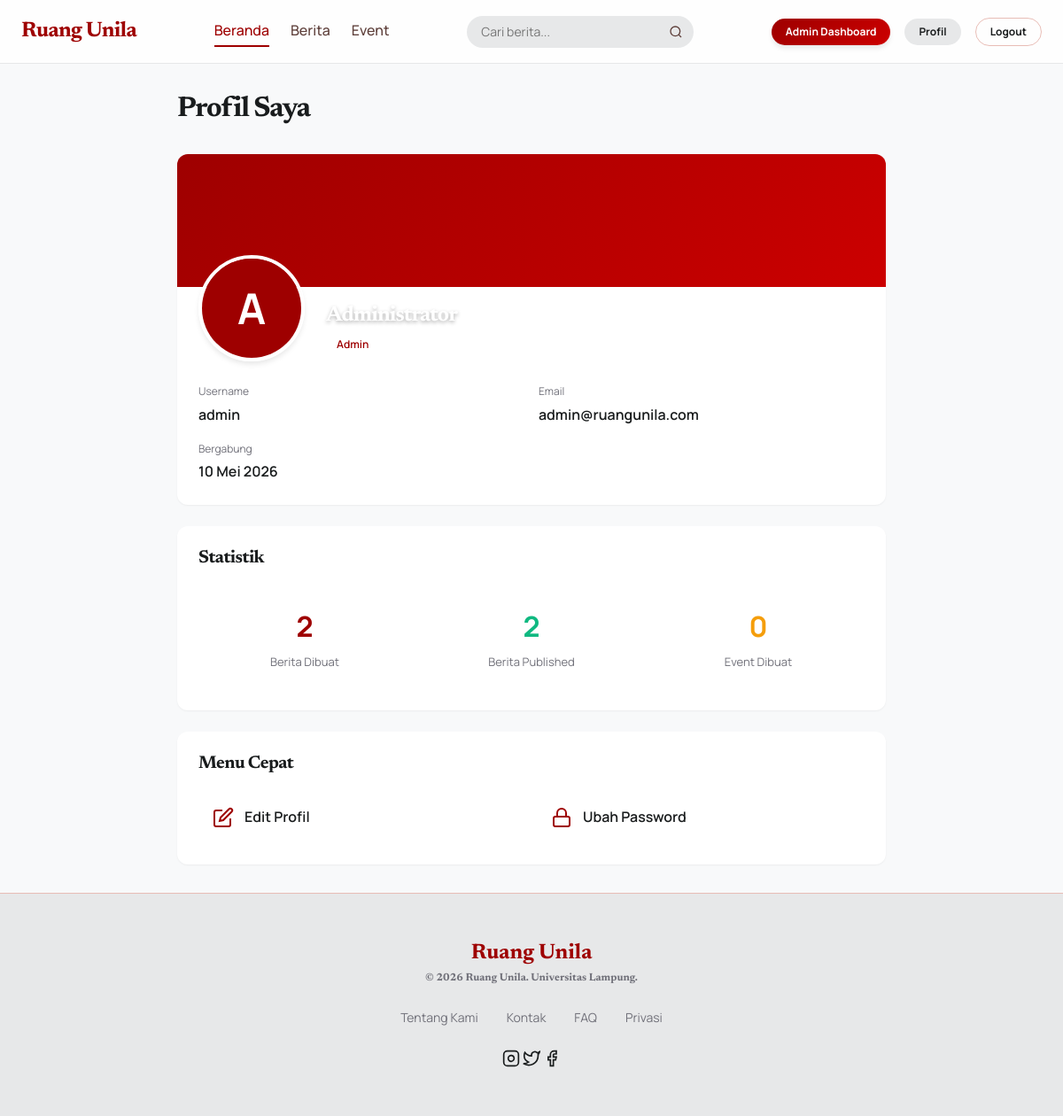
The app's page /modules/profile/index.php (signed in) with its own data.
### tables this page shows
CREATE TABLE IF NOT EXISTS users (
    user_id INT PRIMARY KEY AUTO_INCREMENT,
    username VARCHAR(50) NOT NULL UNIQUE,
    email VARCHAR(100) NOT NULL UNIQUE,
    password VARCHAR(255) NOT NULL,
    full_name VARCHAR(100) NOT NULL,
    role ENUM('admin', 'organisasi', 'mahasiswa') NOT NULL DEFAULT 'mahasiswa',
    profile_photo VARCHAR(255) DEFAULT NULL,
    phone VARCHAR(20) DEFAULT NULL,
    bio TEXT DEFAULT NULL,
    status ENUM('active', 'inactive') NOT NULL DEFAULT 'active',
    created_at TIMESTAMP DEFAULT CURRENT_TIMESTAMP,
    updated_at TIMESTAMP DEFAULT CURRENT_TIMESTAMP ON UPDATE CURRENT_TIMESTAMP,
    
    INDEX idx_username (username),
    INDEX idx_email (email),
    INDEX idx_role (role),
    INDEX idx_status (status)
);

### config/database.php (called while the page is built, shortened)
<?php
class Database {
    private string $host = "localhost";
    private string $db_name = "ruangunila";
    private string $username = "root";
    private string $password = "";
    private string $charset = "utf8mb4";
    public ?PDO $conn = null;
    private static ?Database $instance = null;
    private function __construct() {
        $this->host = $_ENV['DB_HOST'] ?? $this->host;
        $this->db_name = $_ENV['DB_NAME'] ?? $this->db_name;
        $this->username = $_ENV['DB_USER'] ?? $this->username;
        $this->password = $_ENV['DB_PASS'] ?? $this->password;
    }
    public static function getInstance(): Database {
        if (self::$instance === null) {
            self::$instance = new self();
        }
        return self::$instance;
    }
    public function getConnection(): ?PDO {
        if ($this->conn !== null) {
            return $this->conn;
        }
        try {
            $dsn = "mysql:host={$this->host};dbname={$this->db_name};charset={$this->charset}";
            $options = [
                PDO::ATTR_ERRMODE            => PDO::ERRMODE_EXCEPTION,
                PDO::ATTR_DEFAULT_FETCH_MODE => PDO::FETCH_ASSOC,
                PDO::ATTR_EMULATE_PREPARES   => false,
                PDO::ATTR_PERSISTENT         => true,
            ];
            $this->conn = new PDO($dsn, $this->username, $this->password, $options);
            $this->conn->exec("SET NAMES '{$this->charset}' COLLATE '{$this->charset}_unicode_ci'");
            return $this->conn;
        } catch (PDOException $e) {
            error_log("Database Connection Error: {$e->getMessage()}");
            if (defined('APP_ENV') && APP_ENV === 'development') {
                die("Database connection failed: {$e->getMessage()}");
            }
            die("Database connection failed. Please try again later.");
            return null;
        }
    }
    public function executeQuery(string $sql, array $params = []): ?PDOStatement {
        try {
            $pdo = $this->getConnection();
            $stmt = $pdo->prepare($sql);
            $stmt->execute($params);
            return $stmt;
        } catch (PDOException $e) {
            error_log("Query execution error: {$e->getMessage()}");
            return null;
        }
    }
    public function fetchOne(string $sql, array $params = []): ?array {
        $stmt = $this->executeQuery($sql, $params);
        if ($stmt) {
            return $stmt->fetch() ?: null;
        }
        return null;
    }
}
?>

### includes/functions.php (called while the page is built, shortened)
<?php
function url(string $path = ''): string {
    return APP_URL . '/' . ltrim($path, '/');
}
function formatDate(string $date, ?string $format = null): string {
    $timestamp = strtotime($date);
    $months = [
        1 => 'Januari', 2 => 'Februari', 3 => 'Maret',
        4 => 'April', 5 => 'Mei', 6 => 'Juni',
        7 => 'Juli', 8 => 'Agustus', 9 => 'September',
        10 => 'Oktober', 11 => 'November', 12 => 'Desember'
    ];
    $day = date('d', $timestamp);
    $month = $months[(int)date('m', $timestamp)];
    $year = date('Y', $timestamp);
    return "$day $month $year";
}
?>

### modules/profile/index.php (the view, shortened to what this page needs)
<?php
require_once APP_ROOT . '/config/database.php';
require_once APP_ROOT . '/includes/functions.php';
$db = Database::getInstance();
$userId = $_SESSION['user_id'];
$sql = "SELECT user_id, username, email, full_name, role, profile_photo, phone, bio, created_at
        FROM users
        WHERE user_id = :user_id
        LIMIT 1";
$user = $db->fetchOne($sql, [':user_id' => $userId]);
$stats = [];
if ($user['role'] === 'organisasi' || $user['role'] === 'admin') {
    $newsSql = "SELECT COUNT(*) as total FROM news WHERE author_id = :user_id";
    $newsResult = $db->fetchOne($newsSql, [':user_id' => $userId]);
    $stats['news_count'] = $newsResult ? (int) $newsResult['total'] : 0;
    $publishedSql = "SELECT COUNT(*) as total FROM news WHERE author_id = :user_id AND status = 'published'";
    $publishedResult = $db->fetchOne($publishedSql, [':user_id' => $userId]);
    $stats['news_published'] = $publishedResult ? (int) $publishedResult['total'] : 0;
    $eventSql = "SELECT COUNT(*) as total FROM events WHERE organizer_id = :user_id";
    $eventResult = $db->fetchOne($eventSql, [':user_id' => $userId]);
    $stats['event_count'] = $eventResult ? (int) $eventResult['total'] : 0;
}
include APP_ROOT . '/includes/header.php';
?>
<div class="container" style="padding: 32px 0; max-width: 800px; margin: 0 auto;">
    <h1 style="font-family: var(--font-heading); font-size: 32px; margin-bottom: 32px;">
        Profil Saya
    </h1>
    <div style="background: white; border-radius: 12px; overflow: hidden; box-shadow: var(--shadow-sm); margin-bottom: 24px;">
        <div style="height: 150px; background: linear-gradient(135deg, var(--color-primary) 0%, var(--color-primary-light) 100%);"></div>
        <div style="padding: 24px; margin-top: -60px;">
            <div style="display: flex; align-items: flex-end; gap: 24px; margin-bottom: 24px;">
                <div style="width: 120px; height: 120px; border-radius: 50%; overflow: hidden; border: 4px solid white; box-shadow: var(--shadow-md); background: var(--color-bg);">
                    <?php if ($user['profile_photo']): ?>
                        <img src="<?= url('assets/images/uploads/profile/' . $user['profile_photo']) ?>"
                             alt="<?= htmlspecialchars($user['full_name']) ?>"
                             style="width: 100%; height: 100%; object-fit: cover;">
                    <?php else: ?>
                        <div style="width: 100%; height: 100%; display: flex; align-items: center; justify-content: center; background: var(--color-primary); color: white; font-size: 48px; font-weight: 700;">
                            <?= strtoupper(substr($user['full_name'], 0, 1)) ?>
                        </div>
                    <?php endif; ?>
                </div>
                <div style="flex: 1; padding-bottom: 8px;">
                    <h2 style="font-size: 24px; margin-bottom: 4px; color: white; text-shadow: 0 2px 4px rgba(0,0,0,0.3);">
                        <?= htmlspecialchars($user['full_name']) ?>
                    </h2>
                    <span style="background: white; color: var(--color-primary); padding: 4px 12px; border-radius: 20px; font-size: 12px; font-weight: 600;">
                        <?= ucfirst($user['role']) ?>
                    </span>
                </div>
                <a href="<?= url('modules/profile/edit.php') ?>" class="btn btn-outline" style="border-color: white; color: white;">
                </a>
            </div>
            <div style="display: grid; grid-template-columns: repeat(2, 1fr); gap: 16px;">
                <div>
                    <div style="font-size: 12px; color: var(--color-text-muted); margin-bottom: 4px;">Username</div>
                    <div style="font-weight: 600;"><?= htmlspecialchars($user['username']) ?></div>
                </div>
                <div>
                    <div style="font-size: 12px; color: var(--color-text-muted); margin-bottom: 4px;">Email</div>
                    <div style="font-weight: 600;"><?= htmlspecialchars($user['email']) ?></div>
                </div>
                <div>
                    <div style="font-size: 12px; color: var(--color-text-muted); margin-bottom: 4px;">Bergabung</div>
                    <div style="font-weight: 600;"><?= formatDate($user['created_at']) ?></div>
                </div>
            </div>
        </div>
    </div>
    <?php if (count($stats) > 0): ?>
    <div style="background: white; border-radius: 12px; padding: 24px; box-shadow: var(--shadow-sm); margin-bottom: 24px;">
        <h3 style="font-family: var(--font-heading); font-size: 20px; margin-bottom: 20px;">Statistik</h3>
        <?php if ($user['role'] === 'organisasi' || $user['role'] === 'admin'): ?>
        <div style="display: grid; grid-template-columns: repeat(3, 1fr); gap: 16px;">
            <div style="text-align: center; padding: 20px; background: var(--color-bg); border-radius: 8px;">
                <div style="font-size: 32px; font-weight: 700; color: var(--color-primary);"><?= $stats['news_count'] ?></div>
                <div style="font-size: 13px; color: var(--color-text-muted); margin-top: 4px;">Berita Dibuat</div>
            </div>
            <div style="text-align: center; padding: 20px; background: var(--color-bg); border-radius: 8px;">
                <div style="font-size: 32px; font-weight: 700; color: var(--color-success);"><?= $stats['news_published'] ?></div>
                <div style="font-size: 13px; color: var(--color-text-muted); margin-top: 4px;">Berita Published</div>
            </div>
            <div style="text-align: center; padding: 20px; background: var(--color-bg); border-radius: 8px;">
                <div style="font-size: 32px; font-weight: 700; color: var(--color-warning);"><?= $stats['event_count'] ?></div>
                <div style="font-size: 13px; color: var(--color-text-muted); margin-top: 4px;">Event Dibuat</div>
            </div>
        </div>
        <?php endif; ?>
    </div>
    <?php endif; ?>
    <div style="background: white; border-radius: 12px; padding: 24px; box-shadow: var(--shadow-sm);">
        <h3 style="font-family: var(--font-heading); font-size: 20px; margin-bottom: 20px;">Menu Cepat</h3>
        <div style="display: grid; grid-template-columns: repeat(2, 1fr); gap: 12px;">
            <a href="<?= url('modules/profile/edit.php') ?>"
               style="display: flex; align-items: center; gap: 12px; padding: 16px; background: var(--color-bg); border-radius: 8px; text-decoration: none; color: var(--color-text-primary); transition: background 0.2s;"
               onmouseover="this.style.background='var(--color-primary-light)'"
               onmouseout="this.style.background='var(--color-bg)'">
                <svg width="24" height="24" viewBox="0 0 24 24" fill="none" stroke="var(--color-primary)" stroke-width="2">
                    <path d="M11 4H4a2 2 0 0 0-2 2v14a2 2 0 0 0 2 2h14a2 2 0 0 0 2-2v-7"></path>
                    <path d="M18.5 2.5a2.121 2.121 0 0 1 3 3L12 15l-4 1 1-4 9.5-9.5z"></path>
                </svg>
                <span style="font-weight: 600;">Edit Profil</span>
            </a>
            <a href="<?= url('modules/profile/password.php') ?>"
               style="display: flex; align-items: center; gap: 12px; padding: 16px; background: var(--color-bg); border-radius: 8px; text-decoration: none; color: var(--color-text-primary); transition: background 0.2s;"
               onmouseover="this.style.background='var(--color-primary-light)'"
               onmouseout="this.style.background='var(--color-bg)'">
                <svg width="24" height="24" viewBox="0 0 24 24" fill="none" stroke="var(--color-primary)" stroke-width="2">
                    <rect x="3" y="11" width="18" height="11" rx="2" ry="2"></rect>
                    <path d="M7 11V7a5 5 0 0 1 10 0v4"></path>
                </svg>
                <span style="font-weight: 600;">Ubah Password</span>
            </a>
        </div>
    </div>
</div>
<?php
include APP_ROOT . '/includes/footer.php';
?>

### assets/css/style.css (style rules this page uses)
:root { --color-background: #F8F9FA; --color-primary: #9E0000; --color-primary-light: #CC0000; --color-text-primary: #191C1D; --color-text-secondary: #5E3F3A; --color-text-muted: #71717A; --color-border: #E8BDB6; --color-border-light: #E7E8E9; --color-white: #FFFFFF; --color-success: #10B981; --color-warning: #F59E0B; --color-error: #EF4444; --color-info: #3B82F6; --font-primary: 'Manrope', sans-serif; --font-heading: 'Newsreader', 'Liberation Serif', serif; --content-width: 1280px; --navbar-height: 72px; --border-radius: 8px; --border-radius-full: 9999px; --spacing-xs: 4px; --spacing-sm: 8px; --spacing-md: 16px; --spacing-lg: 24px; --spacing-xl: 32px; --spacing-2xl: 48px; --shadow-sm: 0px 1px 2px rgba(0, 0, 0, 0.05); --shadow-md: 0px 4px 6px -1px rgba(0, 0, 0, 0.1); --shadow-lg: 0px 10px 15px -3px rgba(0, 0, 0, 0.1); --shadow-xl: 0px 20px 25px -5px rgba(0, 0, 0, 0.1); }
*, *::before, *::after { box-sizing: border-box; margin: 0; padding: 0; }
html, body { margin: 0; padding: 0; overflow-x: hidden; }
html { font-size: 16px; scroll-behavior: smooth; scroll-padding-top: calc(var(--navbar-height) + 20px); }
body { font-family: var(--font-primary); font-size: 16px; line-height: 1.6; color: var(--color-text-primary); background-color: var(--color-background); -webkit-font-smoothing: antialiased; -moz-osx-font-smoothing: grayscale; }
a { color: inherit; text-decoration: none; transition: color 0.2s ease; }
h1, h2, h3, h4, h5, h6 { font-family: var(--font-heading); font-weight: 700; line-height: 1.2; color: var(--color-text-primary); }
h1 { font-size: 48px; letter-spacing: -1.2px; }
h2 { font-size: 36px; letter-spacing: -0.9px; }
h3 { font-size: 24px; letter-spacing: -0.6px; }
.container { width: 100%; max-width: var(--content-width); margin: 0 auto; padding: 0; }
.btn { display: inline-flex; align-items: center; justify-content: center; gap: var(--spacing-sm); padding: 8px 24px; font-size: 14px; font-weight: 700; line-height: 1.5; border-radius: var(--border-radius-full); cursor: pointer; transition: all 0.2s ease; text-align: center; }
.btn-outline { background: transparent; border: 1px solid var(--color-border); color: var(--color-text-primary); }

### records on screen
users: full_name "A", full_name "Administrator", role "Admin", username "admin", email "admin@ruangunila.com", created_at "10 Mei 2026"

### other values on screen
$stats['news_count'] "2"
$stats['news_published'] "2"
$stats['event_count'] "0"
